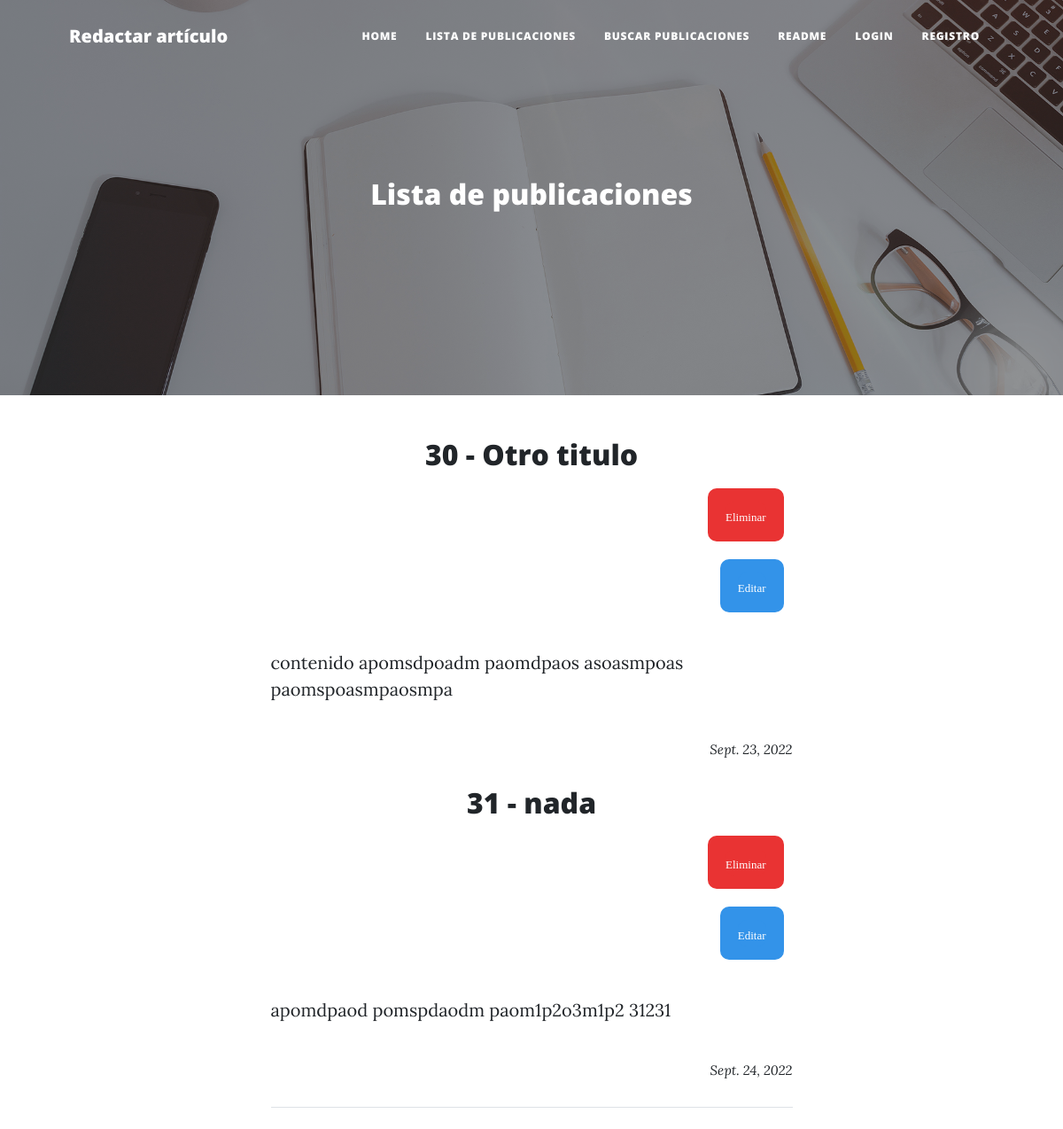
Page /webapp/all_posts/ on the earlier database version.
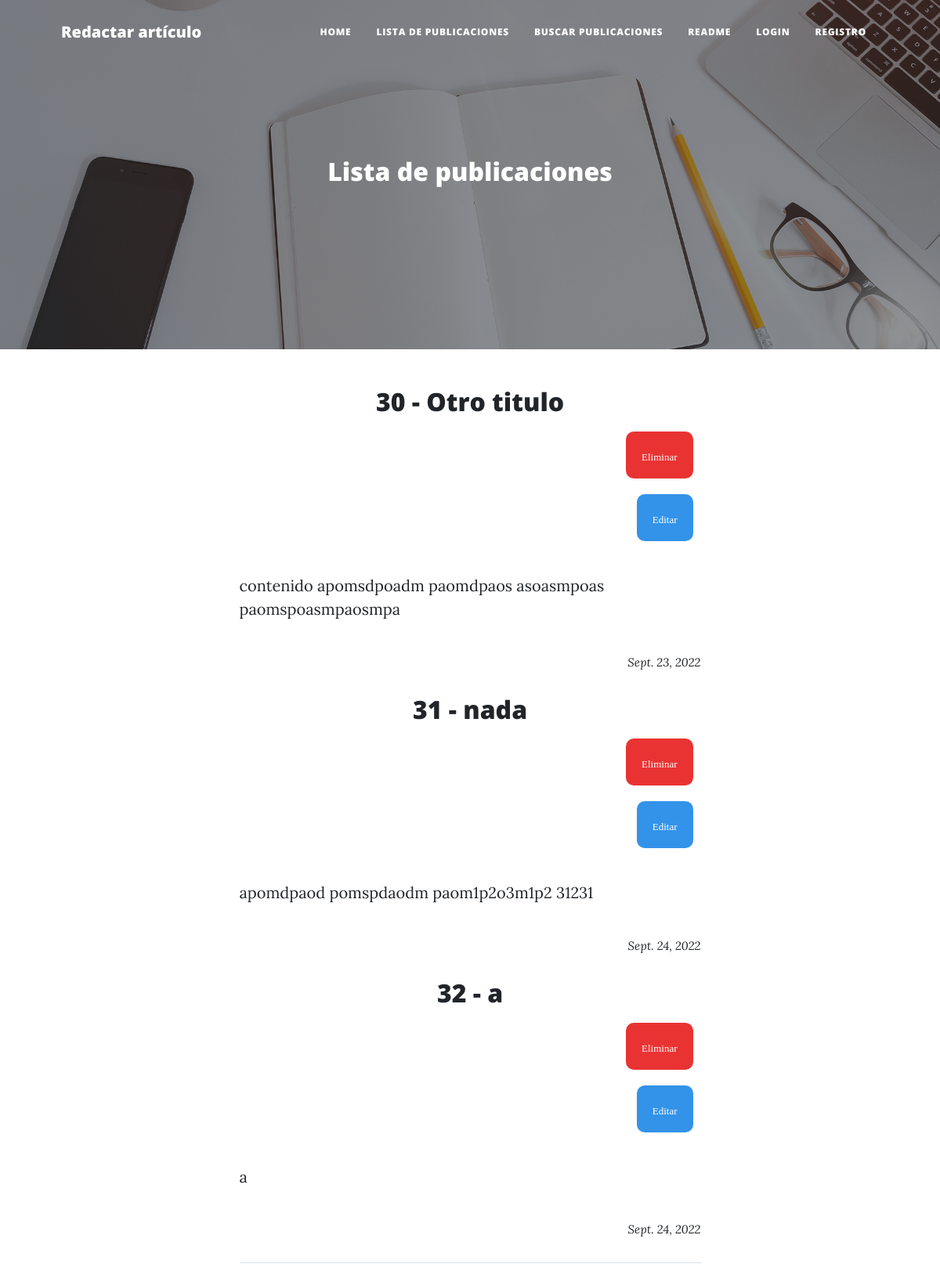
Same page on the later database version.
### webapp/models.py (models this page shows, shortened)
class Posts(models.Model):
    id=models.AutoField(primary_key=True)
    title=models.CharField(max_length=100)
    date=models.DateField()
    content=models.TextField()

### webapp/views.py (the view)
# urls.py: path('all_posts/', all_posts, name='all_posts'),
def all_posts(request):
   posts= Posts.objects.all()
   ctx={'posts': posts}
   return render(request, 'webapp/pages.html',ctx)

### templates/webapp/pages.html (shortened to what this page needs)
{% extends "index.html" %}
{% block post_title %}
Lista de publicaciones
{% endblock post_title %}
{% block content2 %}
{% for post in posts %}
<h2 style="text-align: center;"><strong>{{post.id}} - {{ post.title }}</strong></h2></a>
<center>
    <table align="right" cellspacing="0" cellpadding="0" width="100%">
      <tr>
        <td align="right" style="padding: 10px;">
          <table border="0" class="mobile-button" cellspacing="0" cellpadding="0">
            <tr>
              <td align="right" bgcolor="#e93333" style="background-color: #e93333; margin: auto; max-width: 600px; -webkit-border-radius: 10px; -moz-border-radius: 10px; border-radius: 10px; padding: 15px 20px; " width="100%">
                  <a href="{% url 'del_post' post.id %}" target="_blank" style="13px; font-family: Century Gothic, Times, serif; color: #ffffff; font-weight:normal; text-align:center; background-color: #e93333; text-decoration: none; border: none; -webkit-border-radius: 10px; -moz-border-radius: 10px; border-radius: 10px; display: inline-block;">
                      <span style="font-size: 13px; font-family: Century Gothic, Times, serif; color: #ffffff; font-weight:normal; line-height:1.5em; text-align:center;">Eliminar</span>
                </a>
              </td>
            </tr>
          </table>
        </td>
      </tr>
    </table>
   </center>
<center>
    <table align="center" cellspacing="0" cellpadding="0" width="100%">
      <tr>
        <td align="right" style="padding: 10px;">
          <table border="0" class="mobile-button" cellspacing="0" cellpadding="0">
            <tr>
              <td align="right" bgcolor="#3393e9" style="background-color: #3393e9; margin: auto; max-width: 600px; -webkit-border-radius: 10px; -moz-border-radius: 10px; border-radius: 10px; padding: 15px 20px; " width="100%">
                  <a href="{% url 'edit_post' post.id %}" target="_blank" style="13px; font-family: Century Gothic, Times, serif; color: #ffffff; font-weight:normal; text-align:center; background-color: #3393e9; text-decoration: none; border: none; -webkit-border-radius: 10px; -moz-border-radius: 10px; border-radius: 10px; display: inline-block;">
                      <span style="font-size: 13px; font-family: Century Gothic, Times, serif; color: #ffffff; font-weight:normal; line-height:1.5em; text-align:center;">Editar</span>
                </a>
              </td>
            </tr>
          </table>
        </td>
      </tr>
    </table>
   </center>
<p>{{ post.content }}</p>
<p style="text-align: right;"><sub><em>{{post.date}}</em></sub></p>
{% endfor %}
{% endblock %}

Differences in the rows shown:
added Posts: id "32", title "a", content "a", date "Sept. 24, 2022"
